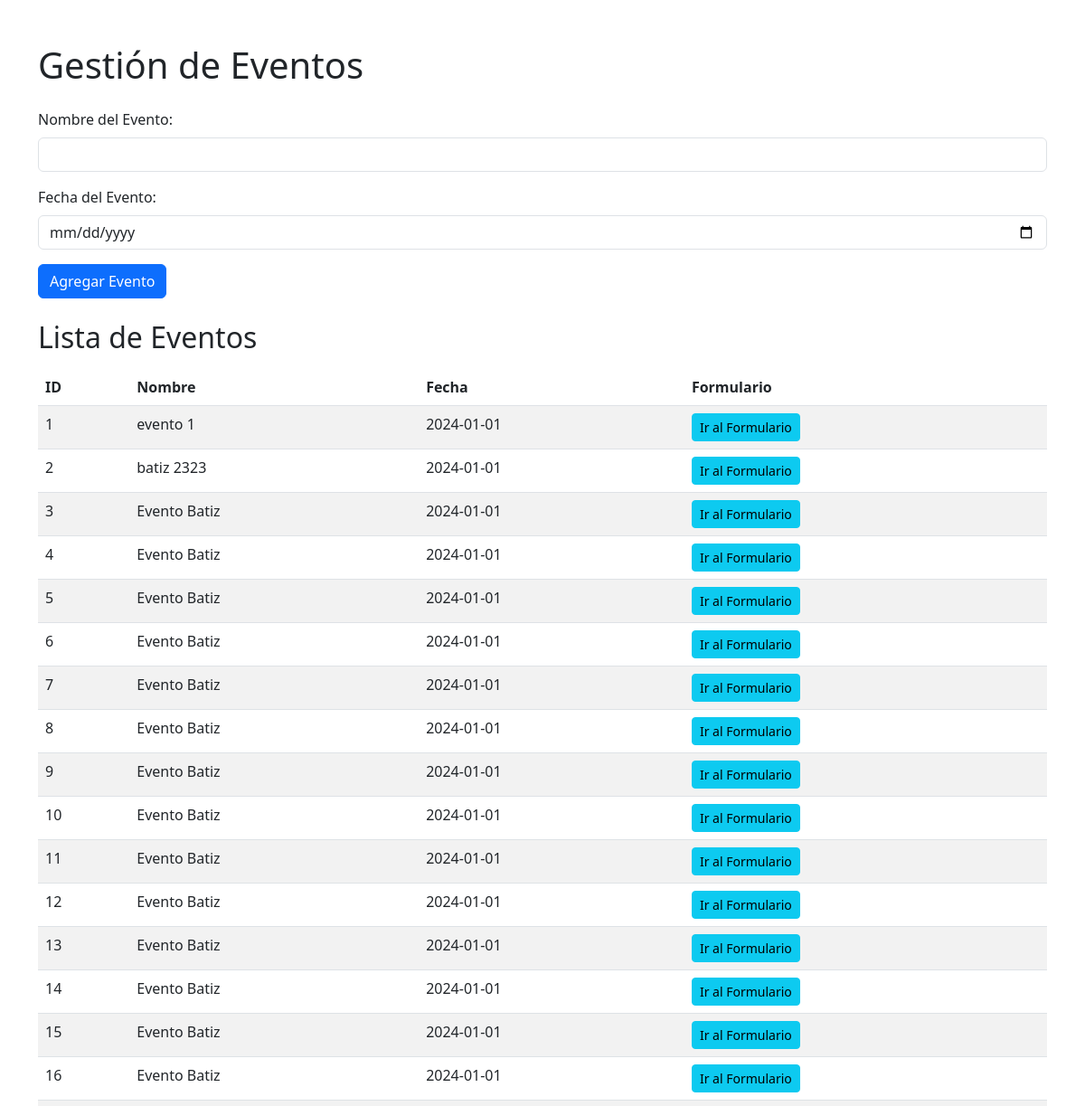
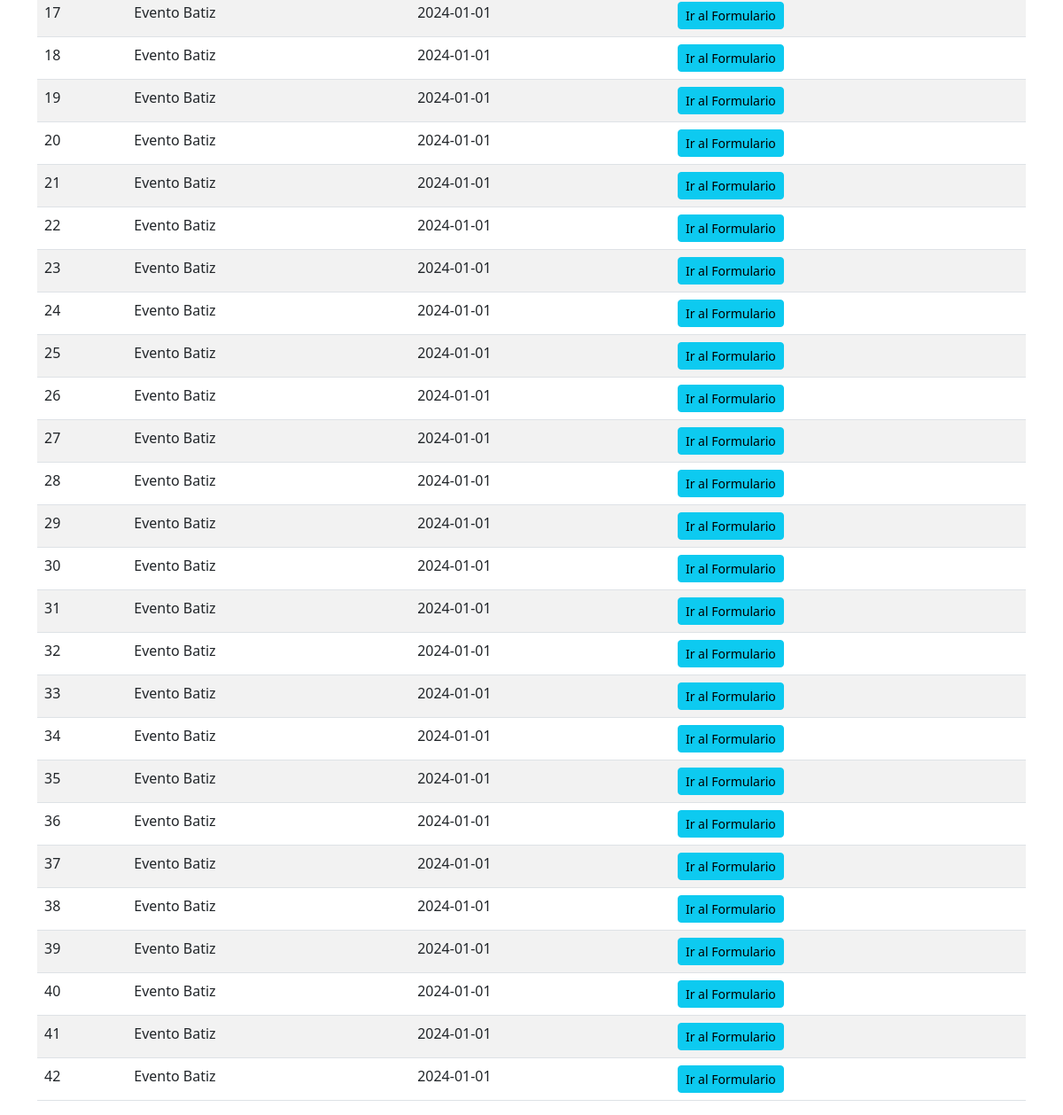
/eventos, run on the app's committed database (2 pictures, top to bottom).
### app.py (models this page shows)
class Evento(db.Model):
    id = db.Column(db.Integer, primary_key=True)
    nombre = db.Column(db.String(100), nullable=False)
    fecha = db.Column(db.String(100), nullable=False)
    boletos = db.relationship('Boleto', backref='evento', lazy=True)

### app.py (the view, shortened to what this page needs)
@app.route('/eventos', methods=['GET', 'POST'])
def eventos():
    eventos = Evento.query.all()
    return render_template('eventos.html', eventos=eventos)

### templates/eventos.html (shortened to what this page needs)
<!DOCTYPE html>
<html lang="es">
  <head>
    <link
      href="https://cdn.jsdelivr.net/npm/bootstrap@5.3.0-alpha1/dist/css/bootstrap.min.css"
      rel="stylesheet"
    />
  </head>
  <body>
    <div class="container mt-5">
      <h1 class="mb-4">Gestión de Eventos</h1>
      <form action="/eventos" method="POST" class="mb-4">
        <div class="mb-3">
          <label for="nombre" class="form-label">Nombre del Evento:</label>
          <input
            type="text"
            id="nombre"
            name="nombre"
            class="form-control"
            required
          />
        </div>
        <div class="mb-3">
          <label for="fecha" class="form-label">Fecha del Evento:</label>
          <input
            type="date"
            id="fecha"
            name="fecha"
            class="form-control"
            required
          />
        </div>
        <button type="submit" class="btn btn-primary">Agregar Evento</button>
      </form>
      <h2 class="mb-3">Lista de Eventos</h2>
      <table class="table table-striped">
        <thead>
          <tr>
            <th>ID</th>
            <th>Nombre</th>
            <th>Fecha</th>
            <th>Formulario</th>
          </tr>
        </thead>
        <tbody>
          {% for evento in eventos %}
          <tr>
            <td>{{ evento.id }}</td>
            <td>{{ evento.nombre }}</td>
            <td>{{ evento.fecha }}</td>
            <td>
              <a
                href="{{ url_for('formulario', evento_id=evento.id) }}"
                class="btn btn-info btn-sm"
                >Ir al Formulario</a
              >
            </td>
          </tr>
          {% endfor %}
        </tbody>
      </table>
    </div>
  </body>
</html>

### data on the page
Evento: id "1", nombre "evento 1", fecha "2024-01-01"
Evento: id "2", nombre "batiz 2323", fecha "2024-01-01"
Evento: id "3", nombre "Evento Batiz", fecha "2024-01-01"
Evento: id "4", nombre "Evento Batiz", fecha "2024-01-01"
Evento: id "5", nombre "Evento Batiz", fecha "2024-01-01"
Evento: id "6", nombre "Evento Batiz", fecha "2024-01-01"
Evento: id "7", nombre "Evento Batiz", fecha "2024-01-01"
Evento: id "8", nombre "Evento Batiz", fecha "2024-01-01"
Evento: id "9", nombre "Evento Batiz", fecha "2024-01-01"
Evento: id "10", nombre "Evento Batiz", fecha "2024-01-01"
Evento: id "11", nombre "Evento Batiz", fecha "2024-01-01"
Evento: id "12", nombre "Evento Batiz", fecha "2024-01-01"
Evento: id "13", nombre "Evento Batiz", fecha "2024-01-01"
Evento: id "14", nombre "Evento Batiz", fecha "2024-01-01"
Evento: id "15", nombre "Evento Batiz", fecha "2024-01-01"
Evento: id "16", nombre "Evento Batiz", fecha "2024-01-01"
Evento: id "17", nombre "Evento Batiz", fecha "2024-01-01"
Evento: id "18", nombre "Evento Batiz", fecha "2024-01-01"
Evento: id "19", nombre "Evento Batiz", fecha "2024-01-01"
Evento: id "20", nombre "Evento Batiz", fecha "2024-01-01"
Evento: id "21", nombre "Evento Batiz", fecha "2024-01-01"
Evento: id "22", nombre "Evento Batiz", fecha "2024-01-01"
Evento: id "23", nombre "Evento Batiz", fecha "2024-01-01"
Evento: id "24", nombre "Evento Batiz", fecha "2024-01-01"
Evento: id "25", nombre "Evento Batiz", fecha "2024-01-01"
Evento: id "26", nombre "Evento Batiz", fecha "2024-01-01"
Evento: id "27", nombre "Evento Batiz", fecha "2024-01-01"
Evento: id "28", nombre "Evento Batiz", fecha "2024-01-01"
Evento: id "29", nombre "Evento Batiz", fecha "2024-01-01"
Evento: id "30", nombre "Evento Batiz", fecha "2024-01-01"
Evento: id "31", nombre "Evento Batiz", fecha "2024-01-01"
Evento: id "32", nombre "Evento Batiz", fecha "2024-01-01"
Evento: id "33", nombre "Evento Batiz", fecha "2024-01-01"
Evento: id "34", nombre "Evento Batiz", fecha "2024-01-01"
Evento: id "35", nombre "Evento Batiz", fecha "2024-01-01"
Evento: id "36", nombre "Evento Batiz", fecha "2024-01-01"
Evento: id "37", nombre "Evento Batiz", fecha "2024-01-01"
Evento: id "38", nombre "Evento Batiz", fecha "2024-01-01"
Evento: id "39", nombre "Evento Batiz", fecha "2024-01-01"
Evento: id "40", nombre "Evento Batiz", fecha "2024-01-01"
Evento: id "41", nombre "Evento Batiz", fecha "2024-01-01"
Evento: id "42", nombre "Evento Batiz", fecha "2024-01-01"
